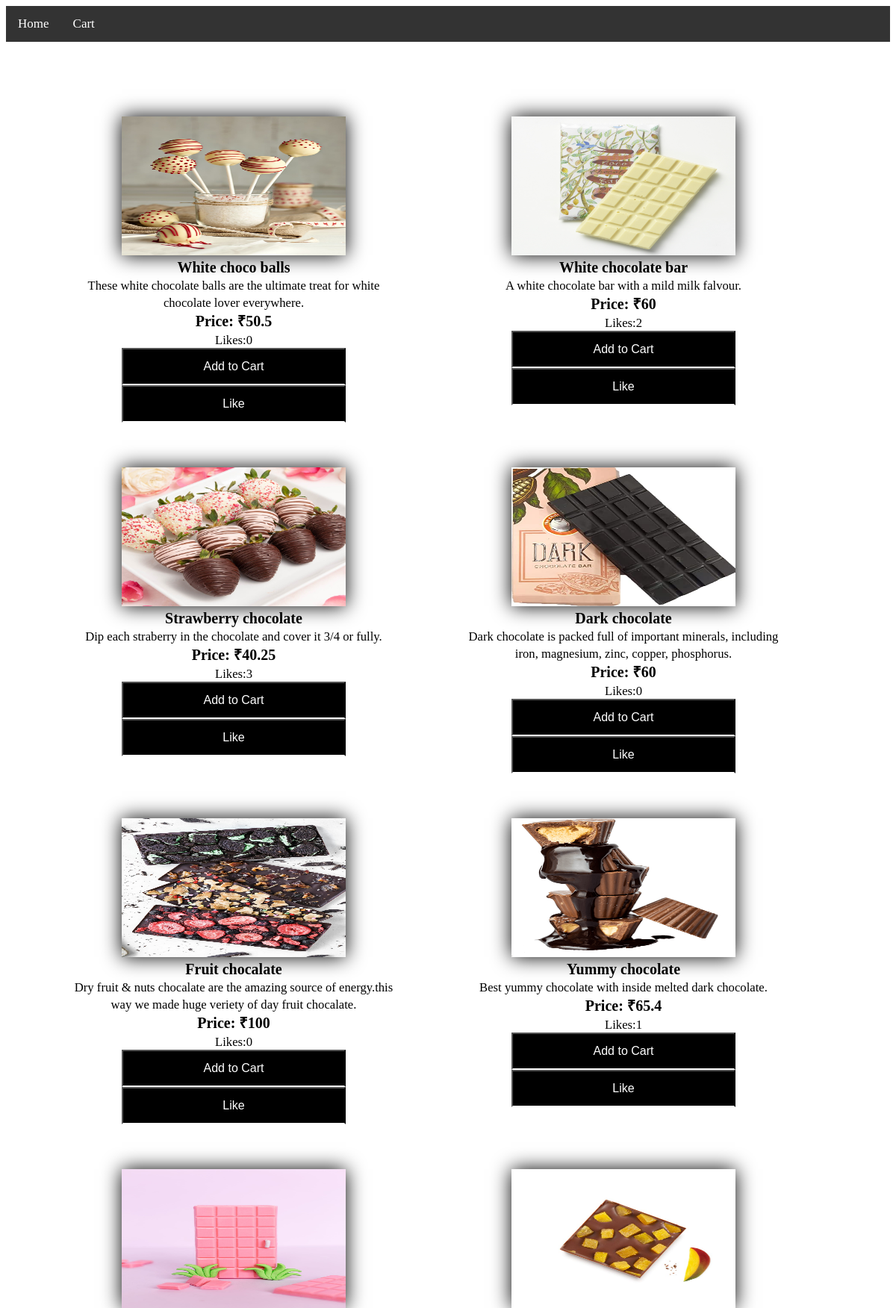
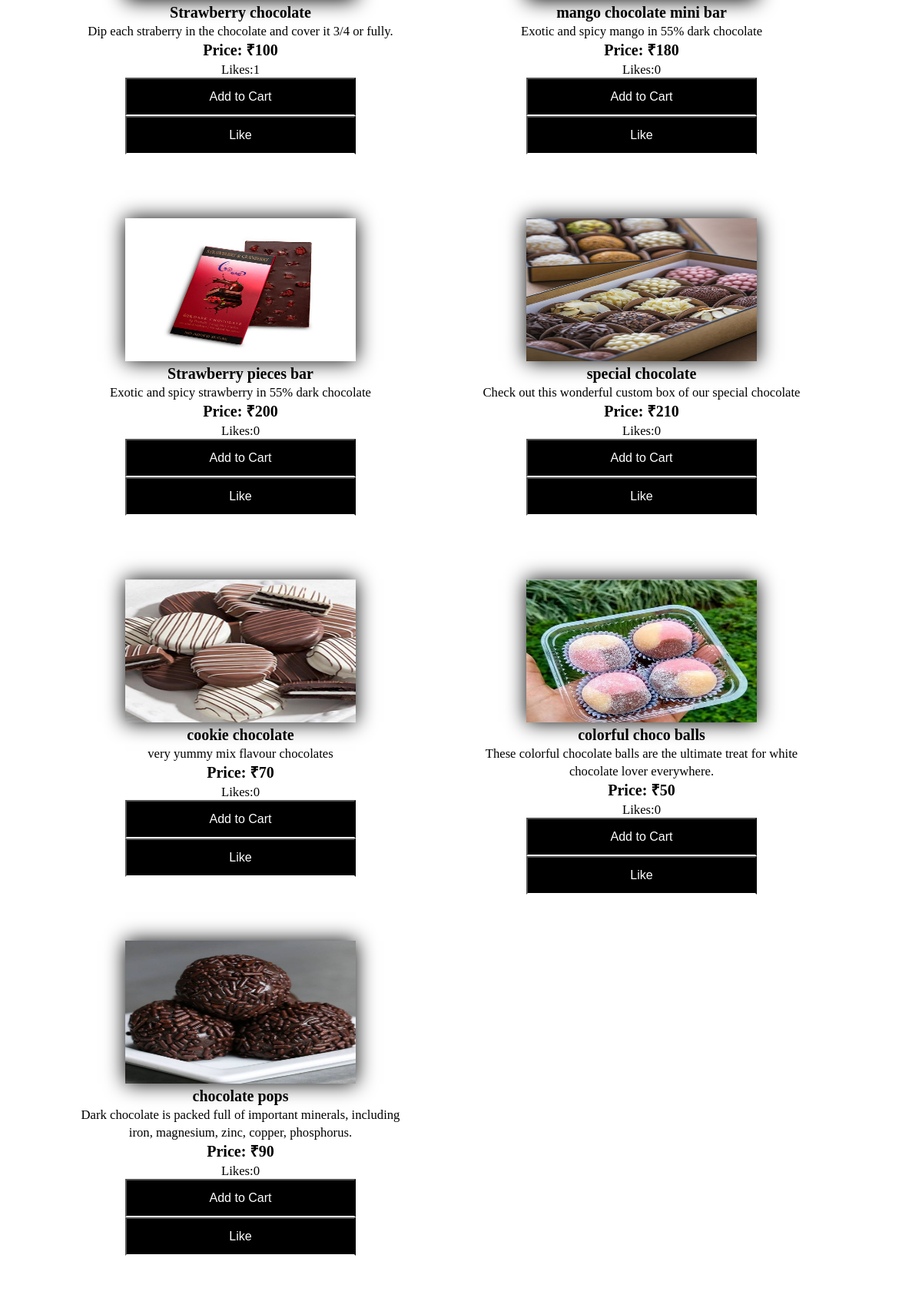
The page /home/product.php on the database its author committed (2 pictures, top to bottom).
### tables this page shows
CREATE TABLE `products_table` (
  `p_id` int(11) NOT NULL,
  `name` varchar(255) NOT NULL,
  `description` varchar(255) NOT NULL,
  `img_url` varchar(255) NOT NULL,
  `price` float NOT NULL,
  `min_order` int(11) NOT NULL,
  `n_likes` int(11) NOT NULL DEFAULT 0
);

### home/product.php (the view, shortened to what this page needs)
<?php
require_once('views/page_top.php');
?>
<!DOCTYPE html>
<html lang="en">
<head>
</head>
<body>
  <?php
  include 'db/conn.php';
  ?>
  <div class="grid-container">
    <?php
    $sql = "SELECT * from products_table";
    $result = $conn->query($sql);
    if (mysqli_num_rows($result) > 0) {
      while ($row = mysqli_fetch_array($result)) {
    ?>
        <div class="grid-item">
          <div class="image">
            <img src="admin/images/<?= $row['img_url']; ?>" class="food_img">
          </div>
          <div class="name_recipe">
            <b><?php echo $row["name"]; ?></b><br>
            <small><?php echo $row["description"]; ?></small><br>
            <b><?php echo "Price: ₹", $row["price"]; ?></b><br>
            <small><?php echo "Likes:", $row["n_likes"]; ?></small><br>
            <a href="addtocart.php?id=<?= $row['p_id']; ?>"><button class="recipe">Add to Cart</button><br></a>
            <a href="like.php?id=<?= $row['p_id']; ?>"><button class="recipe1" onclick="xxx">Like</button></a>
          </div>
        </div>
      <?php
      }
      ?>
  </div>
<?php
    } else {
      echo "0 results";
    }
?>
</body>
</html>

### home/views/page_top.php (shortened to what this page needs)
<!DOCTYPE html>
<html lang="en">
<head>
</head>
<body>
  <div class="topnav">
    <a href="index.php">Home</a>
    <a href="cart.php">Cart</a>
  </div>
</body>
</html>

### home/views/page_top.php (style rules this page uses)
.topnav { background-color: #333; overflow: hidden; }
.topnav a { float: left; color: black; color: white; text-align: center; padding: 14px 16px; text-decoration: none; font-size: 17px; }

### home/product.php (style rules this page uses)
@media only screen and (min-width: 1200px) { .grid-container { margin-top: 80px; display: grid; grid-template-columns: auto auto auto; background-color: white; padding: 10px; } }
.grid-item>.image>img { height: 186px; width: 300px; box-shadow: 0px 0px 25px black; }
.grid-item { width: 450px; height: 450px; background-color: rgba(255, 255, 255, 0.8); padding: 10px; font-size: 20px; text-align: center; transition: transform .2s; }
button { width: 300px; height: 50px; background-color: black; color: white; text-align: center; text-decoration: none; display: inline-block; font-size: 16px; cursor: pointer; padding: 10px 10px; border-bottom: 2px white solid; }
@media only screen and (min-width: 678px) and (max-width: 1200px) { .grid-container { margin-left: 60px; margin-right: 60px; display: grid; grid-template-columns: auto auto; background-color: white; padding: 10px; } }

### rows shown on the page
products_table: img_url (picture), name "White choco balls", description "These white chocolate balls are the ultimate treat for white chocolate lover everywhere.", price "50.5", n_likes "0"
products_table: img_url (picture), name "White chocolate bar", description "A white chocolate bar with a mild milk falvour.", price "60", n_likes "2"
products_table: img_url (picture), name "Strawberry chocolate", description "Dip each straberry in the chocolate and cover it 3/4 or fully.", price "40.25", n_likes "3"
products_table: img_url (picture), name "Dark chocolate", description "Dark chocolate is packed full of important minerals, including iron, magnesium, zinc, copper, phosphorus.", price "60", n_likes "0"
products_table: img_url (picture), name "Fruit chocalate", description "Dry fruit & nuts chocalate are the amazing source of energy.this way we made huge veriety of day fruit chocalate.", price "100", n_likes "0"
products_table: img_url (picture), name "Yummy chocolate", description "Best yummy chocolate with inside melted dark chocolate.", price "65.4", n_likes "1"
products_table: img_url (picture), name "Strawberry chocolate", description "Dip each straberry in the chocolate and cover it 3/4 or fully.", price "100", n_likes "1"
products_table: img_url (picture), name "mango chocolate mini bar", description "Exotic and spicy mango in 55% dark chocolate", price "180", n_likes "0"
products_table: img_url (picture), name "Strawberry pieces bar", description "Exotic and spicy strawberry in 55% dark chocolate", price "200", n_likes "0"
products_table: img_url (picture), name "special chocolate", description "Check out this wonderful custom box of our special chocolate", price "210", n_likes "0"
products_table: img_url (picture), name "cookie chocolate", description "very yummy mix flavour chocolates", price "70", n_likes "0"
products_table: img_url (picture), name "colorful choco balls", description "These colorful chocolate balls are the ultimate treat for white chocolate lover everywhere.", price "50", n_likes "0"
products_table: img_url (picture), name "chocolate pops", description "Dark chocolate is packed full of important minerals, including iron, magnesium, zinc, copper, phosphorus.", price "90", n_likes "0"
